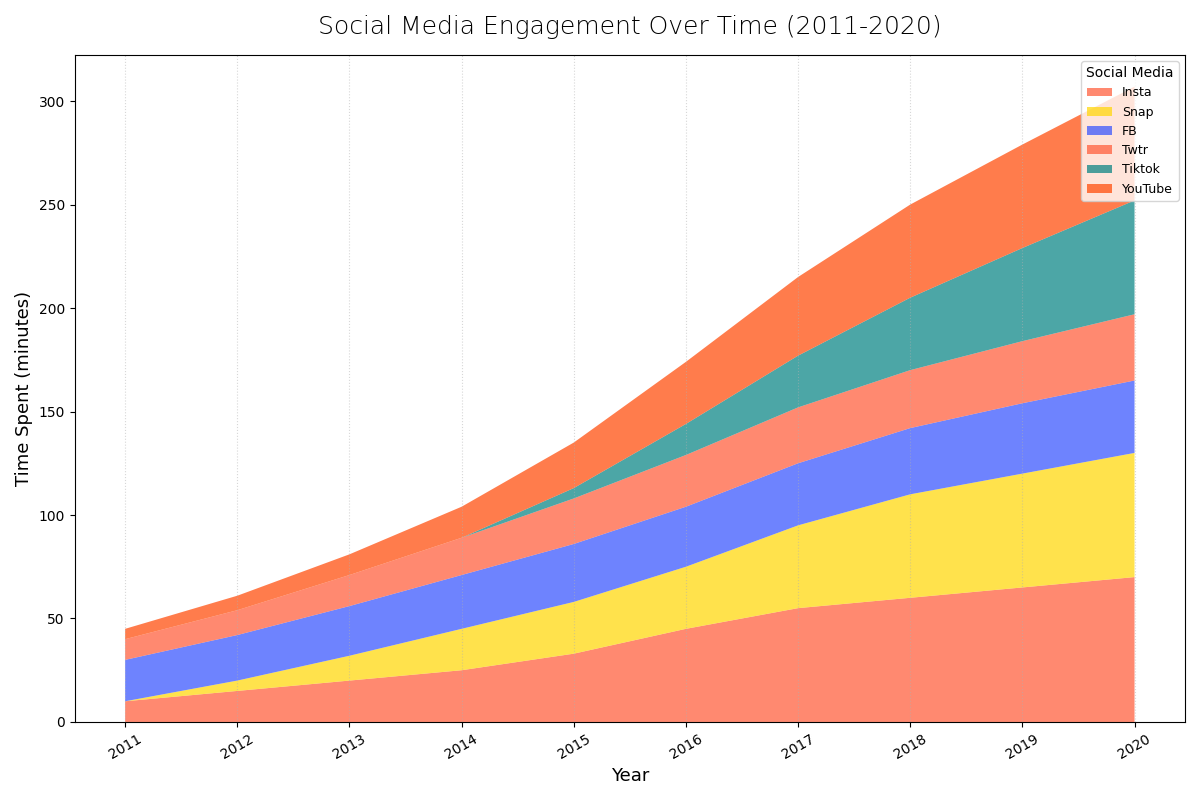

This chart was generated by the following Python code:
import matplotlib.pyplot as plt
import numpy as np

years = np.arange(2011, 2021)
instagram = np.array([10, 15, 20, 25, 33, 45, 55, 60, 65, 70])
snapchat = np.array([0, 5, 12, 20, 25, 30, 40, 50, 55, 60])
facebook = np.array([20, 22, 24, 26, 28, 29, 30, 32, 34, 35])
twitter = np.array([10, 12, 15, 18, 22, 25, 27, 28, 30, 32])
tiktok = np.array([0, 0, 0, 0, 5, 15, 25, 35, 45, 55])
youtube = np.array([5, 7, 10, 15, 22, 30, 38, 45, 50, 55])  # New data series

data = np.vstack([instagram, snapchat, facebook, twitter, tiktok, youtube])  # Updated data stack

fig, ax = plt.subplots(figsize=(12, 8))

ax.stackplot(years, data, labels=['Insta', 'Snap', 'FB', 'Twtr', 'Tiktok', 'YouTube'], 
             colors=['#FF5733', '#FFD700', '#304FFE', '#ff5733', '#008080', '#FF4500'], alpha=0.7)

ax.set_title("Social Media Engagement Over Time (2011-2020)", fontsize=18, fontweight='light', pad=15)
ax.set_xlabel("Year", fontsize=13)
ax.set_ylabel("Time Spent (minutes)", fontsize=13)

ax.set_xticks(years)
ax.set_xticklabels(years, rotation=30)

ax.grid(axis='x', linestyle=':', alpha=0.5)
ax.legend(loc='upper right', title='Social Media', fontsize=9)

plt.tight_layout()
plt.show()
